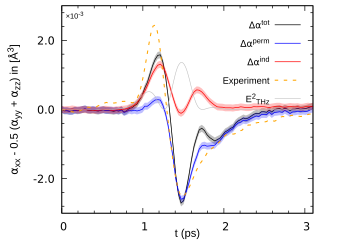

This figure's gnuplot source:
set encoding utf8 
set terminal postscript enhanced 
set terminal postscript eps size 3.5,3 enhanced color \
    font 'Arial,10'  linewidth 1
##set key box lw 1
set key width 0.5 height 0.5
set key font 'Arial,10'
set key spacing 1.8
set key right top


set terminal postscript eps enhanced size 3.5in,2.8in
set output 'polarizability-anistropy-purewater.eps'


set style fill transparent solid 0.25 # partial transparency
set style fill noborder # no separate top/bottom lines

set terminal pdfcairo enhanced size 3.5in,2.5in
#set term png truecolor  # or "set term pngcairo"
set output 'polarizability-anistropy-purewater.pdf'

#set style fill transparent solid 0.13 # partial transparency
#set style fill noborder # no separate top/bottom lines

set size 1,1

NZ=2000
NX=2000
SCALE=0.2

set lmargin 7
set rmargin 2

# Axes
set xr [0:NZ] #Time /16
set mytics 5
set mxtics

# Multiplot
set multiplot layout 1,1 rowsfirst

#----------------
#-  running average
#----------------

# number of points in moving average
n = 1

# initialize the variables
do for [i=1:n] {
    eval(sprintf("back%d=0", i))
}

# build shift function (back_n = back_n-1, ..., back1=x)
shift = "("
do for [i=n:2:-1] {
    shift = sprintf("%sback%d = back%d, ", shift, i, i-1)
} 
shift = shift."back1 = x)"
# uncomment the next line for a check
# print shift

# build sum function (back1 + ... + backn)
sum = "(back1"
do for [i=2:n] {
    sum = sprintf("%s+back%d", sum, i)
}
sum = sum.")"
# uncomment the next line for a check
# print sum

# define the functions like in the gnuplot demo
# use macro expansion for turning the strings into real functions
samples(x) = $0 > (n-1) ? n : ($0+1)
avg_n(x) = (shift_n(x), @sum/samples($0))
shift_n(x) = @shift


#----------------
#-  shade object
#----------------

#set style rect fc lt -1 fs transparent solid .1 noborder lc rgb "gray90"
#set obj rect from 700, graph 0 to 2300, graph 1


unset label
set tmargin at screen 0.98; set bmargin at screen 0.15

set size 0.9, 1
set origin 0.033, 0.0

set xrange [0:3.1]
set xtics
set format x
set xtics 0,1,4
set ylabel '{/Symbol a}_{xx} - 0.5 ({/Symbol a}_{yy} + {/Symbol a}_{zz}) in [Å^3]' font 'Arial,12'
set yrange [-0.003:0.003]
set ytics -0.006, 0.002, 0.018
set xlabel "t (ps)" font 'Arial,12'
set label gprintf('×10^{%T}',0.001) at graph 0.0, screen 0.94 offset 0.55,0 font 'Arial,8'
set format y '%.1t'  # Format for 'y' values using mantissa  

set xlabel "t (ps)" font 'Arial,12' offset 0.0,1


f(x) = (x)**2

c=1
plot "EDIDsecond.dat" using ($1*0.001):($2) title       "{/Symbol D}{/Symbol a}^{tot}" with line ls 1 lc rgb "black" lw 1 dt 1,\
     'EDIDsecond.dat' using ($1*0.001):($2+0.0001):($2-0.0001) with filledcurves lc "black" notitle,\
     "permpol.dat" using ($1*0.001):($2) title       "{/Symbol D}{/Symbol a}^{perm}" with line ls 1 lc rgb "blue" lw 1 dt 1,\
     'permpol.dat' using ($1*0.001):($2+0.0001):($2-0.0001) with filledcurves lc "blue" notitle,\
     "induced.dat" using ($1*0.001):($2) title       "{/Symbol D}{/Symbol a}^{ind}" with line ls 1 lc rgb "red" lw 1 dt 1,\
     'induced.dat' using ($1*0.001):($2+0.0001):($2-0.0001) with filledcurves lc "red" notitle,\
     "M_experiment_h2o.dat" using ($1+1.15):($2*0.5) title "Experiment"   with line ls 1 lc rgb "orange" dt 2 lw 1.5 ,\
      "pulse.dat" using ($1*0.001):(f($2)*1000) title "E^2_{THz}"  with line ls 1 lc rgb "gray" lw 0.8

unset multiplot
unset output
